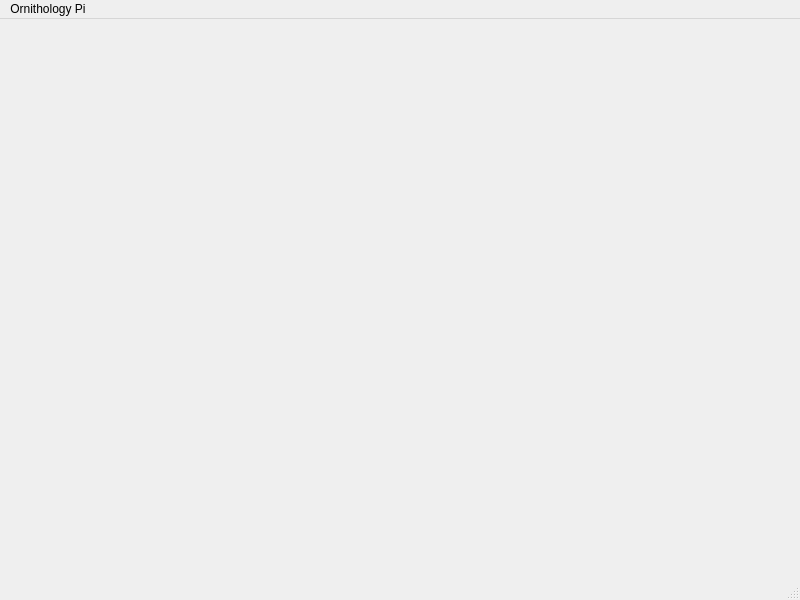
<?xml version="1.0" encoding="UTF-8"?>
<ui version="4.0">
 <class>MainWindow</class>
 <widget class="QMainWindow" name="MainWindow">
  <property name="geometry">
   <rect>
    <x>0</x>
    <y>0</y>
    <width>800</width>
    <height>600</height>
   </rect>
  </property>
  <property name="windowTitle">
   <string>Ornithology App</string>
  </property>
  <widget class="QWidget" name="centralwidget">
   <layout class="QGridLayout" name="gridLayout">
    <item row="0" column="0">
     <layout class="QVBoxLayout" name="verticalLayout"/>
    </item>
   </layout>
  </widget>
  <widget class="QMenuBar" name="menubar">
   <property name="geometry">
    <rect>
     <x>0</x>
     <y>0</y>
     <width>800</width>
     <height>22</height>
    </rect>
   </property>
   <widget class="QMenu" name="menuOrnithology_Pi">
    <property name="title">
     <string>Ornithology Pi</string>
    </property>
    <addaction name="actionQuit"/>
   </widget>
   <addaction name="menuOrnithology_Pi"/>
  </widget>
  <widget class="QStatusBar" name="statusbar"/>
  <action name="actionQuit">
   <property name="text">
    <string>Quit</string>
   </property>
  </action>
 </widget>
 <resources/>
 <connections/>
</ui>
